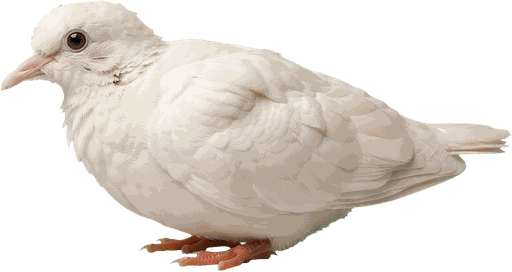
#> input picture assets/dove.png, 512 x 272 px
$ python chroma-key.py ../assets/dove.png ../assets/layman.png 5
#> lines starting #> are read from the running program, lines starting #| are printed output that depends on the picture
import sys, numpy as np
from PIL import Image, ImageFilter
def key(src,dst,maxside=512,pad=2,webp=False):
#> called with src = '../assets/dove.png', dst = '../assets/layman.png', maxside = 5, pad = 2, webp = False
    im=Image.open(src).convert('RGB'); a=np.asarray(im).astype(np.float32)
#> after `im = Image.open(src).convert('RGB')`:
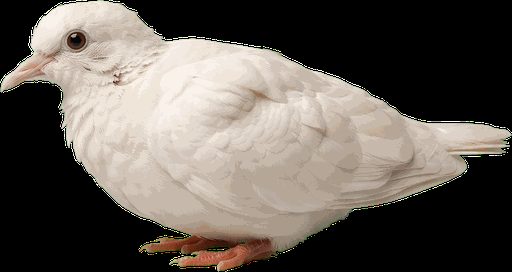
#> im: PIL image 512x272 RGB; mean R, G, B 99.9, 92.9, 85.7
    r,g,b=a[...,0],a[...,1],a[...,2]
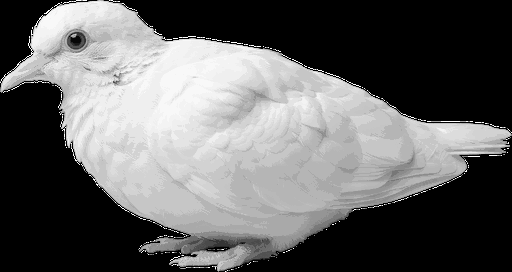
#> r: shape (272, 512) float32; min 0, max 255, mean 99.9
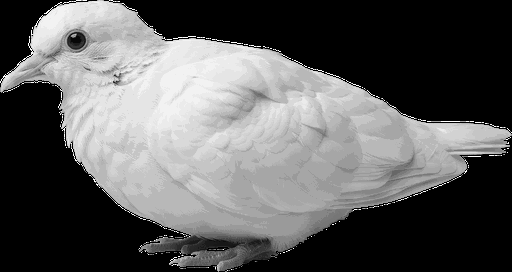
#> g: shape (272, 512) float32; min 0, max 255, mean 92.9
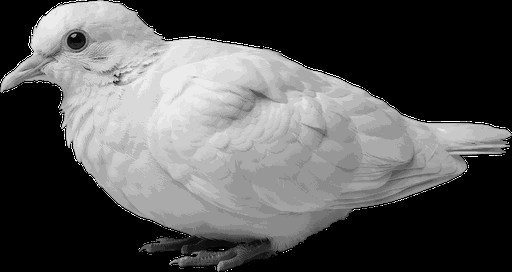
#> b: shape (272, 512) float32; min 0, max 255, mean 85.7
    d=g-np.maximum(r,b)               # green dominance
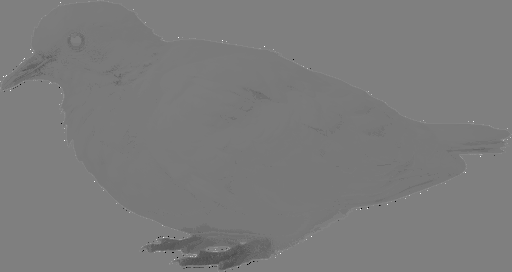
#> d: shape (272, 512) float32; min -255, max 255, mean -6.9; drawn with min black and max white
    al=np.clip(1-(d-25)/(110-25),0,1)  # 1 = subject, 0 = background
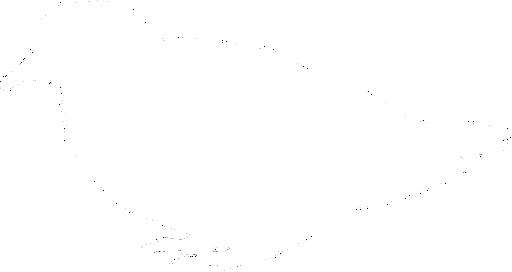
#> al: shape (272, 512) float32; min 0, max 1, mean 0.999
    # clean tiny holes/specks
    A=Image.fromarray((al*255).astype(np.uint8))
    A=A.filter(ImageFilter.MinFilter(3)).filter(ImageFilter.GaussianBlur(0.7))   # erode 1px to drop fringe
    al=np.asarray(A).astype(np.float32)/255
    # despill
    lim=np.maximum(r,b); g2=np.minimum(g,lim+8); a[...,1]=g2
#> after `a[..., 1] = g2`: a: shape (272, 512, 3) float32; mean R, G, B 99.9, 92.8, 85.7
    rgba=np.dstack([a,al*255]).clip(0,255).astype(np.uint8)
    out=Image.fromarray(rgba,'RGBA')
    bb=out.getchannel('A').point(lambda v:255 if v>20 else 0).getbbox()
#> bb = (0, 0, 512, 272)
    bb=(max(bb[0]-pad,0),max(bb[1]-pad,0),min(bb[2]+pad,out.width),min(bb[3]+pad,out.height))
    out=out.crop(bb)
    s=maxside/max(out.size); out=out.resize((max(1,round(out.width*s)),max(1,round(out.height*s))),Image.LANCZOS)
#> after `s = maxside / max(out.size)`: s = 0.00977
    # premultiplied-resize fringe fix: set rgb of transparent px to neighbors is overkill; just save
    out.save(dst,'PNG',optimize=True); return out.size
if __name__=='__main__':
    print(key(sys.argv[1],sys.argv[2],int(sys.argv[3]) if len(sys.argv)>3 else 512))

$ run again, on assets/priestb.png
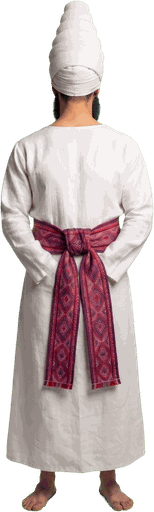
#> input picture assets/priestb.png, 154 x 512 px
#> in key, `al=np.clip(1-(d-25)/(110-25),0,1)`:
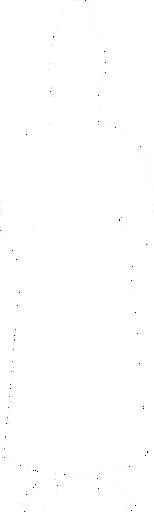
#> al: shape (512, 154) float32; min 0, max 1, mean 0.999
#> in key, `a[..., 1] = g2`:
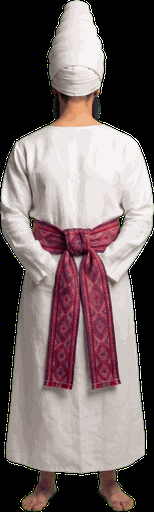
#> a: shape (512, 154, 3) float32; mean R, G, B 118.6, 104.6, 104.3
#> bb = (0, 0, 154, 512)
